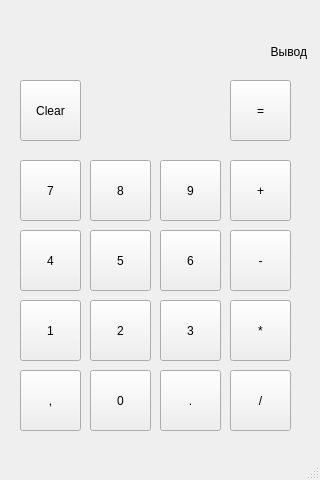
<?xml version="1.0" encoding="UTF-8"?>
<ui version="4.0">
 <class>MainWindow</class>
 <widget class="QMainWindow" name="MainWindow">
  <property name="geometry">
   <rect>
    <x>0</x>
    <y>0</y>
    <width>320</width>
    <height>480</height>
   </rect>
  </property>
  <property name="windowTitle">
   <string>MainWindow</string>
  </property>
  <widget class="QWidget" name="centralwidget">
   <widget class="QPushButton" name="divideButton">
    <property name="geometry">
     <rect>
      <x>230</x>
      <y>370</y>
      <width>61</width>
      <height>61</height>
     </rect>
    </property>
    <property name="text">
     <string>/</string>
    </property>
   </widget>
   <widget class="QPushButton" name="nineButton">
    <property name="geometry">
     <rect>
      <x>160</x>
      <y>160</y>
      <width>61</width>
      <height>61</height>
     </rect>
    </property>
    <property name="text">
     <string>9</string>
    </property>
   </widget>
   <widget class="QPushButton" name="commaButton">
    <property name="geometry">
     <rect>
      <x>20</x>
      <y>370</y>
      <width>61</width>
      <height>61</height>
     </rect>
    </property>
    <property name="text">
     <string>,</string>
    </property>
   </widget>
   <widget class="QPushButton" name="clearButton">
    <property name="geometry">
     <rect>
      <x>20</x>
      <y>80</y>
      <width>61</width>
      <height>61</height>
     </rect>
    </property>
    <property name="text">
     <string>Clear</string>
    </property>
   </widget>
   <widget class="QPushButton" name="threeButton">
    <property name="geometry">
     <rect>
      <x>160</x>
      <y>300</y>
      <width>61</width>
      <height>61</height>
     </rect>
    </property>
    <property name="text">
     <string>3</string>
    </property>
   </widget>
   <widget class="QPushButton" name="fourButton">
    <property name="geometry">
     <rect>
      <x>20</x>
      <y>230</y>
      <width>61</width>
      <height>61</height>
     </rect>
    </property>
    <property name="text">
     <string>4</string>
    </property>
   </widget>
   <widget class="QPushButton" name="sevenButton">
    <property name="geometry">
     <rect>
      <x>20</x>
      <y>160</y>
      <width>61</width>
      <height>61</height>
     </rect>
    </property>
    <property name="text">
     <string>7</string>
    </property>
   </widget>
   <widget class="QLabel" name="output">
    <property name="geometry">
     <rect>
      <x>6</x>
      <y>16</y>
      <width>301</width>
      <height>71</height>
     </rect>
    </property>
    <property name="cursor">
     <cursorShape>IBeamCursor</cursorShape>
    </property>
    <property name="layoutDirection">
     <enum>Qt::LeftToRight</enum>
    </property>
    <property name="text">
     <string>Вывод</string>
    </property>
    <property name="alignment">
     <set>Qt::AlignRight|Qt::AlignTrailing|Qt::AlignVCenter</set>
    </property>
   </widget>
   <widget class="QPushButton" name="oneButton">
    <property name="geometry">
     <rect>
      <x>20</x>
      <y>300</y>
      <width>61</width>
      <height>61</height>
     </rect>
    </property>
    <property name="text">
     <string>1</string>
    </property>
   </widget>
   <widget class="QPushButton" name="fiveButton">
    <property name="geometry">
     <rect>
      <x>90</x>
      <y>230</y>
      <width>61</width>
      <height>61</height>
     </rect>
    </property>
    <property name="text">
     <string>5</string>
    </property>
   </widget>
   <widget class="QPushButton" name="twoButton">
    <property name="geometry">
     <rect>
      <x>90</x>
      <y>300</y>
      <width>61</width>
      <height>61</height>
     </rect>
    </property>
    <property name="text">
     <string>2</string>
    </property>
   </widget>
   <widget class="QPushButton" name="multiplButton">
    <property name="geometry">
     <rect>
      <x>230</x>
      <y>300</y>
      <width>61</width>
      <height>61</height>
     </rect>
    </property>
    <property name="text">
     <string>*</string>
    </property>
   </widget>
   <widget class="QPushButton" name="dotButton">
    <property name="geometry">
     <rect>
      <x>160</x>
      <y>370</y>
      <width>61</width>
      <height>61</height>
     </rect>
    </property>
    <property name="text">
     <string>.</string>
    </property>
   </widget>
   <widget class="QPushButton" name="sixButton">
    <property name="geometry">
     <rect>
      <x>160</x>
      <y>230</y>
      <width>61</width>
      <height>61</height>
     </rect>
    </property>
    <property name="text">
     <string>6</string>
    </property>
   </widget>
   <widget class="QPushButton" name="zeroButton">
    <property name="geometry">
     <rect>
      <x>90</x>
      <y>370</y>
      <width>61</width>
      <height>61</height>
     </rect>
    </property>
    <property name="text">
     <string>0</string>
    </property>
   </widget>
   <widget class="QPushButton" name="equalButton">
    <property name="geometry">
     <rect>
      <x>230</x>
      <y>80</y>
      <width>61</width>
      <height>61</height>
     </rect>
    </property>
    <property name="text">
     <string>=</string>
    </property>
   </widget>
   <widget class="QPushButton" name="plusButton">
    <property name="geometry">
     <rect>
      <x>230</x>
      <y>160</y>
      <width>61</width>
      <height>61</height>
     </rect>
    </property>
    <property name="text">
     <string>+</string>
    </property>
   </widget>
   <widget class="QPushButton" name="minusButton">
    <property name="geometry">
     <rect>
      <x>230</x>
      <y>230</y>
      <width>61</width>
      <height>61</height>
     </rect>
    </property>
    <property name="text">
     <string>-</string>
    </property>
   </widget>
   <widget class="QPushButton" name="ateButton">
    <property name="geometry">
     <rect>
      <x>90</x>
      <y>160</y>
      <width>61</width>
      <height>61</height>
     </rect>
    </property>
    <property name="text">
     <string>8</string>
    </property>
   </widget>
  </widget>
  <widget class="QMenuBar" name="menubar">
   <property name="geometry">
    <rect>
     <x>0</x>
     <y>0</y>
     <width>320</width>
     <height>22</height>
    </rect>
   </property>
  </widget>
  <widget class="QStatusBar" name="statusbar"/>
 </widget>
 <resources/>
 <connections/>
</ui>
